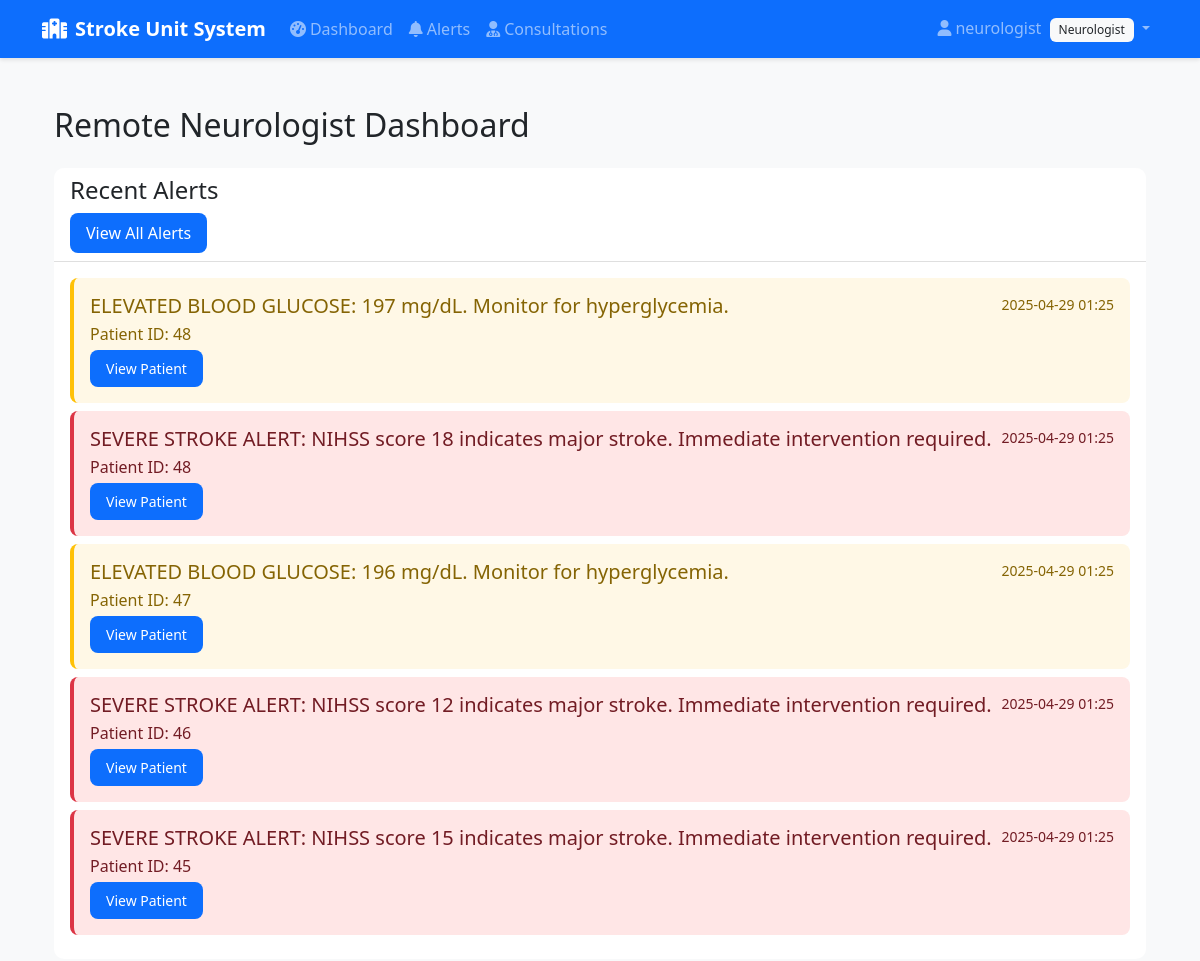
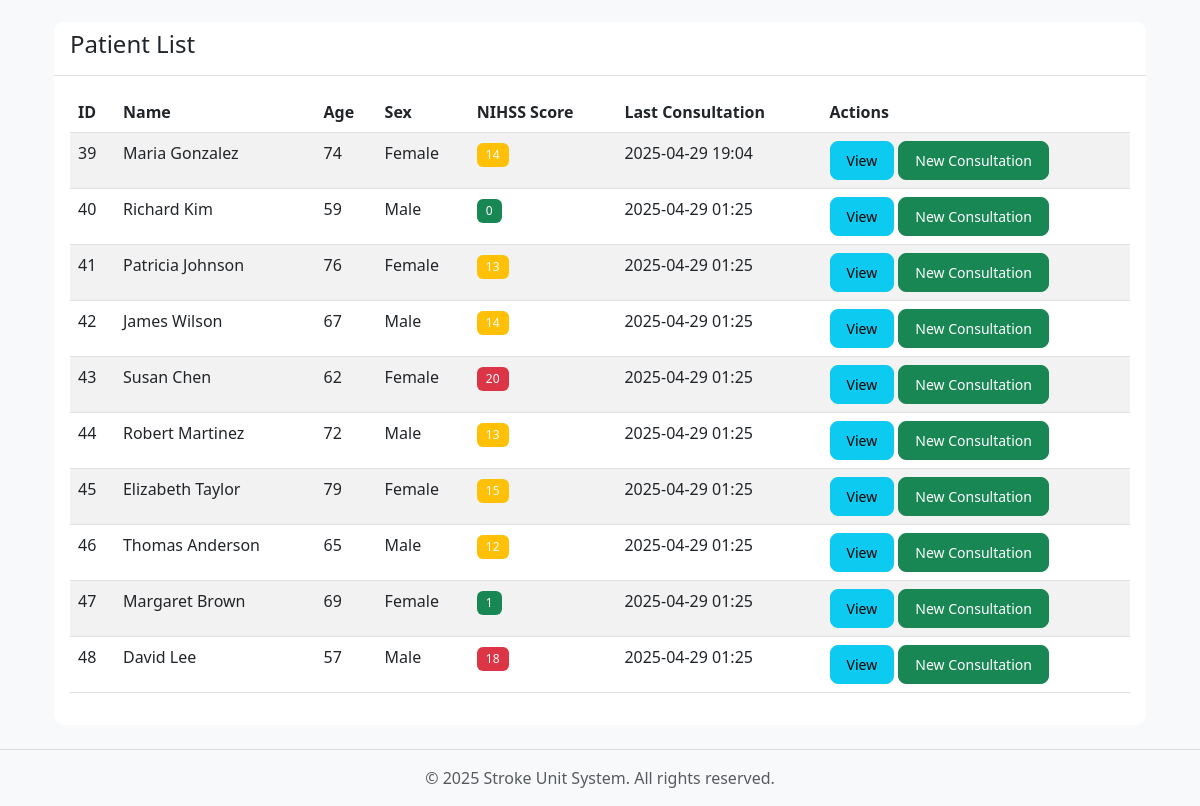
Before: / (signed in) with the older database file (2 pictures, top to bottom).
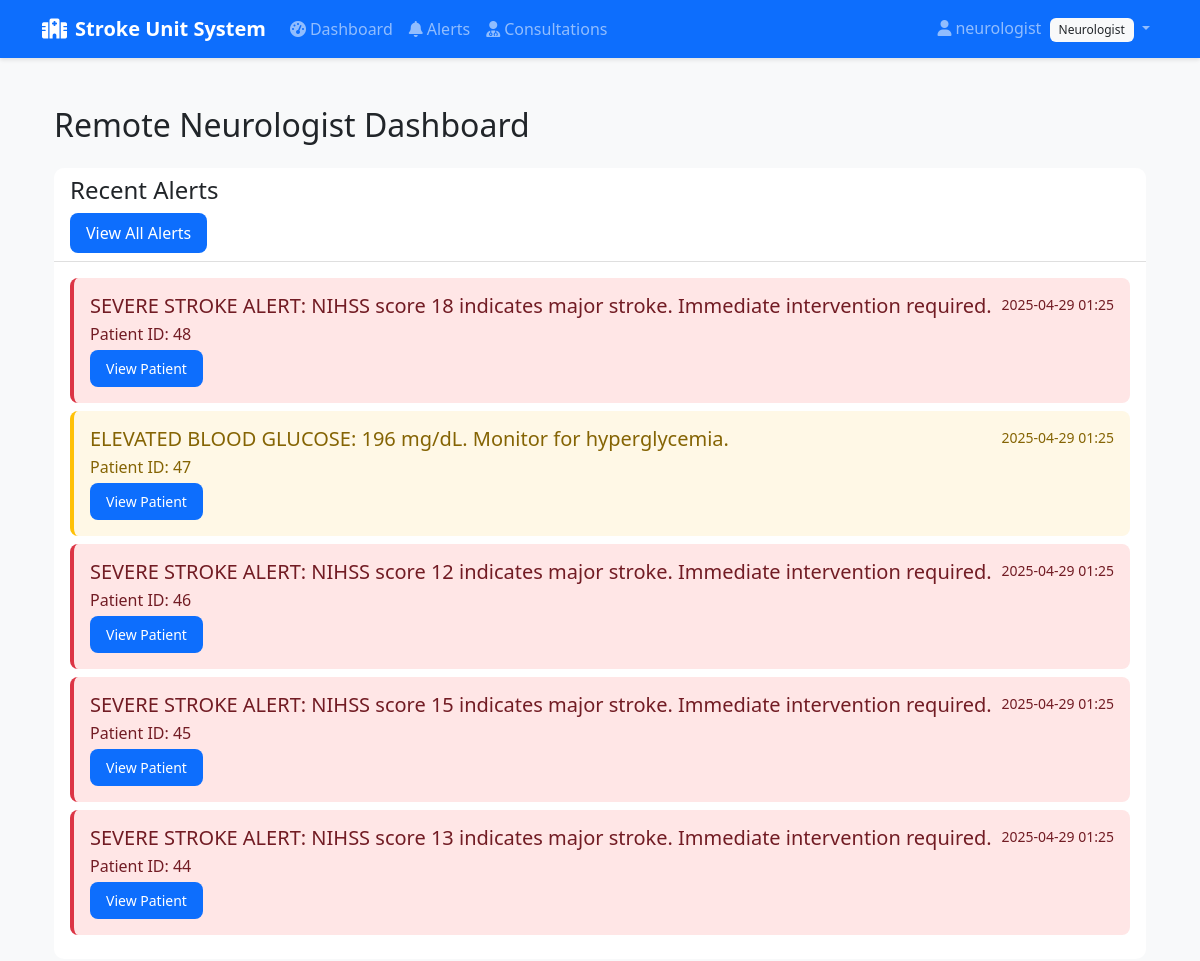
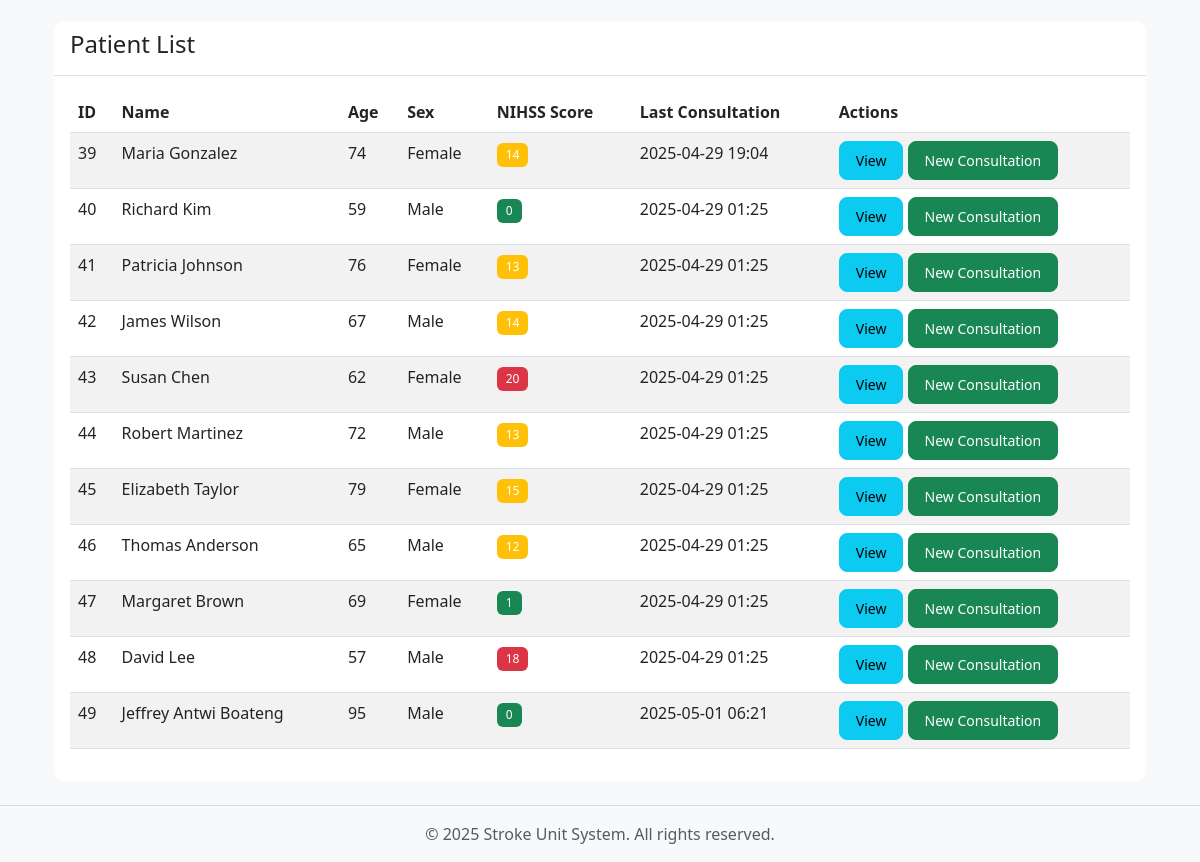
After: the same page with the newer database file (2 pictures, top to bottom).
### patientsystem/models.py (models this page shows, shortened)
class UserProfile(models.Model):
    user = models.OneToOneField(User, on_delete=models.CASCADE)
    role = models.CharField(max_length=20, choices=[
        ('technician', 'Technician'),
        ('neurologist', 'Neurologist')
    ], default='technician')

class Alert(models.Model):
    ALERT_TYPES = [
        ('critical', 'Critical'),
        ('warning', 'Warning'),
        ('info', 'Information'),
    ]
    type = models.CharField(max_length=20, choices=ALERT_TYPES)
    description = models.TextField()
    patient = models.ForeignKey(Patient, on_delete=models.CASCADE, related_name='alerts')
    timestamp = models.DateTimeField(auto_now_add=True)
    acknowledged = models.BooleanField(default=False)
    acknowledged_by = models.ForeignKey(User, on_delete=models.SET_NULL, null=True, blank=True, related_name='acknowledged_alerts')
    acknowledged_at = models.DateTimeField(null=True, blank=True)

class Patient(models.Model):
    GENDER_CHOICES = [
        ('M', 'Male'),
        ('F', 'Female'),
        ('O', 'Other'),
    ]
    hospital_id = models.CharField(max_length=10, unique=True, blank=True)
    first_name = models.CharField(max_length=100)
    last_name = models.CharField(max_length=100)
    date_of_birth = models.DateField()
    gender = models.CharField(max_length=1, choices=GENDER_CHOICES)
    chief_complaint = models.TextField(blank=True)
    address = models.TextField(blank=True)
    phone_number = models.CharField(max_length=20, blank=True)
    emergency_contact = models.CharField(max_length=100, blank=True)
    medical_history = models.TextField(blank=True)
    current_medications = models.TextField(blank=True)
    allergies = models.TextField(blank=True)
    vitals = models.OneToOneField(Vitals, on_delete=models.CASCADE)
    nihss_score = models.IntegerField(default=0)
    nihss_last_updated = models.DateTimeField(auto_now=True)
    created_at = models.DateTimeField(auto_now_add=True)
    updated_at = models.DateTimeField(auto_now=True)
    @property
    def name(self):
        return f"{self.first_name} {self.last_name}"
    @property
    def age(self):
        today = datetime.now()
        return today.year - self.date_of_birth.year - ((today.month, today.day) < (self.date_of_birth.month, self.date_of_birth.day))
    @property
    def sex(self):
        return 'Male' if self.gender == 'M' else 'Female' if self.gender == 'F' else 'Other'

### patientsystem/views.py (the view)
# urls.py: path('', views.dashboard, name='dashboard'),
@login_required
def dashboard(request):
    user_profile, created = UserProfile.objects.get_or_create(
        user=request.user,
        defaults={'role': 'technician'}
    )
    if user_profile.role == 'technician':
        return render(request, 'patientsystem/technician_dashboard.html', {
            'patients': Patient.objects.all()
        })
    else:  # neurologist
        return render(request, 'patientsystem/neurologist_dashboard.html', {
            'patients': Patient.objects.all(),
            'alerts': Alert.objects.filter(acknowledged=False).order_by('-timestamp')[:5]
        })

### patientsystem/templates/patientsystem/neurologist_dashboard.html
{% extends 'base.html' %}
{% load static %}
{% block content %}
<div class="container mt-4">
    <h2>Remote Neurologist Dashboard</h2>
    <div class="row mt-4">
        <div class="col-md-12">
            <div class="card">
                <div class="card-header">
                    <h4>Recent Alerts</h4>
                    <a href="{% url 'patientsystem:alerts' %}" class="btn btn-primary">View All Alerts</a>
                </div>
                <div class="card-body">
                    {% if alerts %}
                        <div class="list-group">
                            {% for alert in alerts %}
                            <div class="list-group-item list-group-item-action {% if alert.type == 'critical' %}list-group-item-danger{% else %}list-group-item-warning{% endif %}">
                                <div class="d-flex w-100 justify-content-between">
                                    <h5 class="mb-1">{{ alert.description }}</h5>
                                    <small>{{ alert.timestamp|date:"Y-m-d H:i" }}</small>
                                </div>
                                <p class="mb-1">Patient ID: {{ alert.patient_id }}</p>
                                <a href="{% url 'patientsystem:patient_detail' alert.patient_id %}" class="btn btn-sm btn-primary">View Patient</a>
                            </div>
                            {% endfor %}
                        </div>
                    {% else %}
                        <p class="text-center">No recent alerts</p>
                    {% endif %}
                </div>
            </div>
        </div>
    </div>
    <div class="row mt-4">
        <div class="col-md-12">
            <div class="card">
                <div class="card-header">
                    <h4>Patient List</h4>
                </div>
                <div class="card-body">
                    <div class="table-responsive">
                        <table class="table table-striped">
                            <thead>
                                <tr>
                                    <th>ID</th>
                                    <th>Name</th>
                                    <th>Age</th>
                                    <th>Sex</th>
                                    <th>NIHSS Score</th>
                                    <th>Last Consultation</th>
                                    <th>Actions</th>
                                </tr>
                            </thead>
                            <tbody>
                                {% for patient in patients %}
                                <tr>
                                    <td>{{ patient.id }}</td>
                                    <td>{{ patient.name }}</td>
                                    <td>{{ patient.age }}</td>
                                    <td>{{ patient.sex }}</td>
                                    <td>
                                        <span class="badge {% if patient.nihss_score > 15 %}bg-danger{% elif patient.nihss_score > 5 %}bg-warning{% else %}bg-success{% endif %}">
                                            {{ patient.nihss_score }}
                                        </span>
                                    </td>
                                    <td>{{ patient.nihss_last_updated|date:"Y-m-d H:i" }}</td>
                                    <td>
                                        <a href="{% url 'patientsystem:patient_detail' patient.id %}" class="btn btn-sm btn-info">View</a>
                                        <a href="{% url 'patientsystem:new_consultation' patient.id %}" class="btn btn-sm btn-success">New Consultation</a>
                                    </td>
                                </tr>
                                {% empty %}
                                <tr>
                                    <td colspan="7" class="text-center">No patients found</td>
                                </tr>
                                {% endfor %}
                            </tbody>
                        </table>
                    </div>
                </div>
            </div>
        </div>
    </div>
</div>
{% endblock %}

### templates/base.html (shortened to what this page needs)
{% load static %}
<!DOCTYPE html>
<html lang="en">
<head>
    <link href="https://cdn.jsdelivr.net/npm/bootstrap@5.3.0/dist/css/bootstrap.min.css" rel="stylesheet">
    <link href="https://cdnjs.cloudflare.com/ajax/libs/font-awesome/6.0.0/css/all.min.css" rel="stylesheet">
    <link href="{% static 'css/style.css' %}" rel="stylesheet">
</head>
<body>
    <nav class="navbar navbar-expand-lg navbar-dark bg-primary">
        <div class="container">
            <a class="navbar-brand" href="{% url 'patientsystem:dashboard' %}">
                <i class="fas fa-hospital me-2"></i>Stroke Unit System
            </a>
            <div class="collapse navbar-collapse" id="navbarNav">
                <ul class="navbar-nav me-auto">
                    {% if user.is_authenticated %}
                    <li class="nav-item">
                        <a class="nav-link" href="{% url 'patientsystem:dashboard' %}">
                            <i class="fas fa-tachometer-alt me-1"></i>Dashboard
                        </a>
                    </li>
                    <li class="nav-item">
                        <a class="nav-link" href="{% url 'patientsystem:alerts' %}">
                            <i class="fas fa-bell me-1"></i>Alerts
                        </a>
                    </li>
                    {% if user.userprofile.role == 'neurologist' %}
                    <li class="nav-item">
                        <a class="nav-link" href="{% url 'patientsystem:consultations' %}">
                            <i class="fas fa-user-md me-1"></i>Consultations
                        </a>
                    </li>
                    {% endif %}
                    {% endif %}
                </ul>
                <ul class="navbar-nav">
                    {% if user.is_authenticated %}
                    <li class="nav-item dropdown">
                        <a class="nav-link dropdown-toggle" href="#" id="navbarDropdown" role="button" data-bs-toggle="dropdown">
                            <i class="fas fa-user me-1"></i>{{ user.username }}
                            <span class="badge bg-light text-dark ms-1">{{ user.userprofile.get_role_display }}</span>
                        </a>
                    </li>
                    {% endif %}
                </ul>
            </div>
        </div>
    </nav>
    <main class="container py-4">
        {% block content %}{% endblock %}
    </main>
    <footer class="footer mt-auto py-3 bg-light">
        <div class="container text-center">
            <span class="text-muted">© {% now "Y" %} Stroke Unit System. All rights reserved.</span>
        </div>
    </footer>
</body>
</html>

### static/css/style.css (style rules this page uses)
:root { --primary-color: #0d6efd; --secondary-color: #6c757d; --success-color: #198754; --danger-color: #dc3545; --warning-color: #ffc107; --info-color: #0dcaf0; --light-color: #f8f9fa; --dark-color: #212529; }
body { background-color: #f8f9fa; font-family: 'Segoe UI', Tahoma, Geneva, Verdana, sans-serif; }
.navbar { box-shadow: 0 2px 4px rgba(0,0,0,.1); }
.navbar-brand { font-weight: 600; }
.card { border: none; border-radius: 10px; transition: transform 0.2s, box-shadow 0.2s; }
.card-header { background-color: white; border-bottom: 1px solid rgba(0,0,0,.125); border-radius: 10px 10px 0 0 !important; }
.list-group-item { border-radius: 8px !important; margin-bottom: 0.5rem; border: none; padding: 1rem; }
.list-group-item-danger { background-color: #ffe6e6; color: #721c24; border-left: 4px solid var(--danger-color); }
.list-group-item-warning { background-color: #fff8e6; color: #856404; border-left: 4px solid var(--warning-color); }
.btn { border-radius: 8px; padding: 0.5rem 1rem; font-weight: 500; transition: all 0.2s; }
.btn-primary { background-color: var(--primary-color); border: none; }
.badge { padding: 0.5em 0.75em; border-radius: 6px; font-weight: 500; }
.footer { background-color: white; border-top: 1px solid rgba(0,0,0,.125); }

Changed rows visible on the page:
no longer on this page (row edited): Alert: description "ELEVATED BLOOD GLUCOSE: 197 mg/dL. Monitor for hyperglycemia.", timestamp "2025-04-29 01:25", patient_id "48", type "warning" (drawn)
now on this page (row unchanged): Alert: description "SEVERE STROKE ALERT: NIHSS score 13 indicates major stroke. Immediate intervention required.", timestamp "2025-04-29 01:25", patient_id "44"
added Patient: id "49", name "Jeffrey Antwi Boateng", age "95", sex "Male", nihss_score "0", nihss_last_updated "2025-05-01 06:21"
